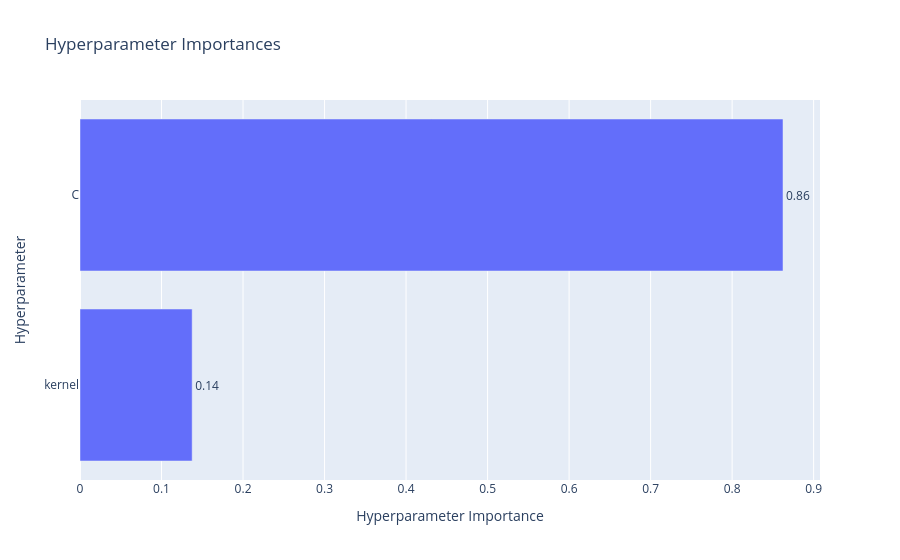

Notebook code cell kept with this figure:
### Code cell
plot_param_importances(study_svm)

### Figure 1 — Plotly figure (JSON) as saved in the notebook; plotly's stock layout.template omitted (floating-point values rounded to 4 significant figures)
{"data": [{"cliponaxis": false, "hovertemplate": ["kernel (CategoricalDistribution): 0.1375938061463003<extra></extra>", "C (FloatDistribution): 0.8624061938536997<extra></extra>"], "name": "Objective Value", "orientation": "h", "text": ["0.14", "0.86"], "textposition": "outside", "type": "bar", "x": [0.1376, 0.8624], "y": ["kernel", "C"]}], "layout": {"title": {"text": "Hyperparameter Importances"}, "xaxis": {"title": {"text": "Hyperparameter Importance"}}, "yaxis": {"title": {"text": "Hyperparameter"}}}}
